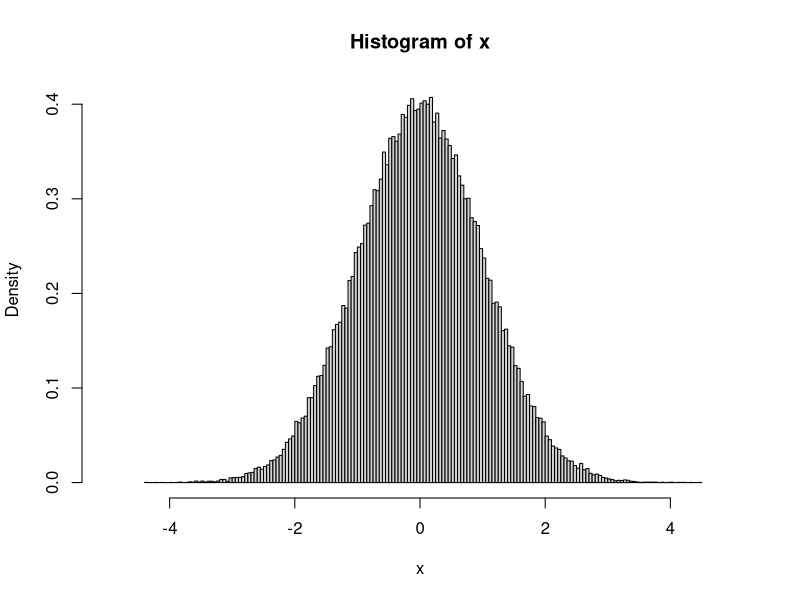

Reproduce this figure in R.
## ---- chunk 1
x<-rnorm(100000,mean=0, sd=1)
hist(x,breaks=150,xlim=c(-5,5),freq=FALSE)
